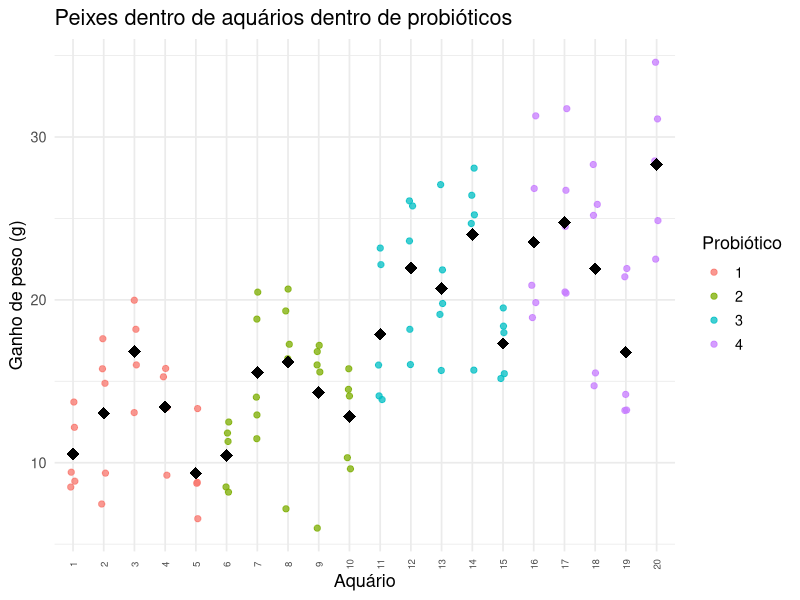
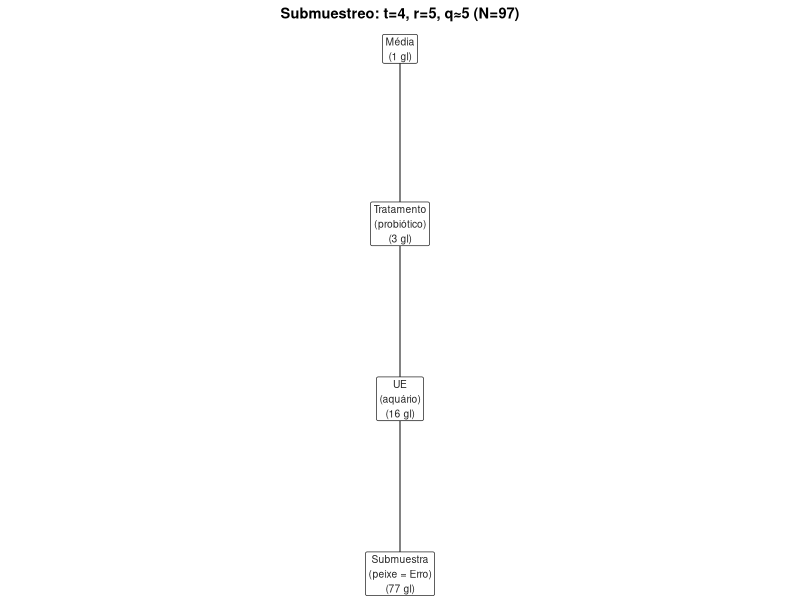

Source code (R) for these figures, in order:
## ---- chunk 1
options(html.tag.transform.rmarkdown = TRUE)
knitr::opts_chunk$set(echo = TRUE, warning = FALSE, message = FALSE, fig.retina = 2)
suppressPackageStartupMessages({
  library(tidyverse)
  library(kableExtra)
  library(broom)
})
## ---- chunk 2
tibble(
  Fonte = c("Tratamento", "Erro experimental", "Erro de amostragem", "Total"),
  Gl = c("t - 1", "t(r-1)", "tr(q-1)", "trq - 1"),
  `E[QM]` = c("σ²_ε + qσ²_δ + qr Στ²/(t-1)", "σ²_ε + qσ²_δ", "σ²_ε", "")
) %>% kable(format = "html") %>% kable_styling(font_size = 18, full_width = FALSE)
## ---- chunk 3
mojarra <- read_csv("../Livro/data/mojarra.csv", show_col_types = FALSE) %>%
  rename(probiotico = probiotico, aquario = Acuario,
         peso_inicial = `Peso Inicial`, peso_45 = `Peso 45`) %>%
  drop_na(peso_45) %>%
  mutate(probiotico = factor(probiotico), aquario = factor(aquario),
         ganho = peso_45 - peso_inicial)
nrow(mojarra); n_distinct(mojarra$aquario)
## ---- chunk 4
ggplot(mojarra, aes(x = aquario, y = ganho, color = probiotico)) +
  geom_jitter(width = 0.08, size = 1.8, alpha = 0.75) +
  stat_summary(fun = mean, geom = "point", shape = 18, size = 4, color = "black") +
  labs(x = "Aquário", y = "Ganho de peso (g)", color = "Probiótico",
       title = "Peixes dentro de aquários dentro de probióticos") +
  theme_minimal(base_size = 13) +
  theme(axis.text.x = element_text(angle = 90, vjust = 0.5, size = 7))
## ---- chunk 5
modelo_sub <- aov(ganho ~ probiotico + Error(probiotico:aquario), data = mojarra)
summary(modelo_sub)
## ---- chunk 6
nos_sub05 <- tibble(
  termo = c("Média", "Tratamento\n(probiótico)", "UE\n(aquário)", "Submuestra\n(peixe = Erro)"),
  df    = c(1, 4 - 1, 20 - 4, 97 - 20),
  x     = c(0, 0, 0, 0),
  y     = c(4, 3, 2, 1)
)
arestas_sub05 <- tibble(
  de   = c("Média", "Tratamento\n(probiótico)", "UE\n(aquário)"),
  para = c("Tratamento\n(probiótico)", "UE\n(aquário)", "Submuestra\n(peixe = Erro)")
)

arestas_xy_sub05 <- arestas_sub05 %>%
  left_join(nos_sub05 %>% select(termo, x0 = x, y0 = y), by = c("de" = "termo")) %>%
  left_join(nos_sub05 %>% select(termo, x1 = x, y1 = y), by = c("para" = "termo"))

ggplot() +
  geom_segment(data = arestas_xy_sub05, aes(x = x0, y = y0, xend = x1, yend = y1),
               color = "grey45", linewidth = 0.6) +
  geom_label(data = nos_sub05, aes(x = x, y = y, label = paste0(termo, "\n(", df, " gl)")),
             size = 2.6, label.padding = unit(0.25, "lines"), fill = "white", color = "grey15") +
  theme_void(base_size = 11) +
  labs(title = "Submuestreo: t=4, r=5, q≈5 (N=97)") +
  theme(plot.title = element_text(hjust = 0.5, face = "bold", size = 10.5))
## ---- chunk 7
set.seed(77)
t_niveis <- 5; n_por_nivel <- 8
efeito_clipe <- rnorm(t_niveis, 0, sqrt(300))
dados_clipe <- tibble(
  clipe = factor(rep(paste("Clipe", 1:t_niveis), each = n_por_nivel)),
  efeito = rep(efeito_clipe, each = n_por_nivel),
  tempo_reacao = 520 + efeito + rnorm(t_niveis * n_por_nivel, 0, sqrt(1200))
)
modelo_clipe <- aov(tempo_reacao ~ clipe, data = dados_clipe)
tab_cl <- summary(modelo_clipe)[[1]]
sigma2_tau_hat <- (tab_cl[["Mean Sq"]][1] - tab_cl[["Mean Sq"]][2]) / n_por_nivel
c(sigma2_tau = sigma2_tau_hat, sigma2 = tab_cl[["Mean Sq"]][2],
  ICC = sigma2_tau_hat / (sigma2_tau_hat + tab_cl[["Mean Sq"]][2]))
## ---- chunk 8
tab_sub <- summary(modelo_sub)
MS_exp <- tab_sub[["Error: probiotico:aquario"]][[1]][["Mean Sq"]][2]
MS_am  <- tab_sub[["Error: Within"]][[1]][["Mean Sq"]][1]
q_medio <- nrow(mojarra) / n_distinct(mojarra$aquario)
sigma2_delta <- (MS_exp - MS_am) / q_medio

tibble(q = c(1, 5, 10, 20, 50)) %>%
  mutate(var_media_UE = round(sigma2_delta + MS_am / q, 2)) %>%
  kable(format = "html") %>% kable_styling(font_size = 20, full_width = FALSE)
## ---- chunk 9
gamma_alvo <- 300 / 1200
poder_n <- function(n, t = 5, alpha = 0.05) {
  Fc <- qf(1 - alpha, t - 1, t * (n - 1))
  pf(Fc / (1 + n * gamma_alvo), t - 1, t * (n - 1), lower.tail = FALSE)
}
tibble(n = c(8, 15, 20, 30)) %>% mutate(poder = round(map_dbl(n, poder_n), 3)) %>%
  kable(format = "html") %>% kable_styling(font_size = 20, full_width = FALSE)
